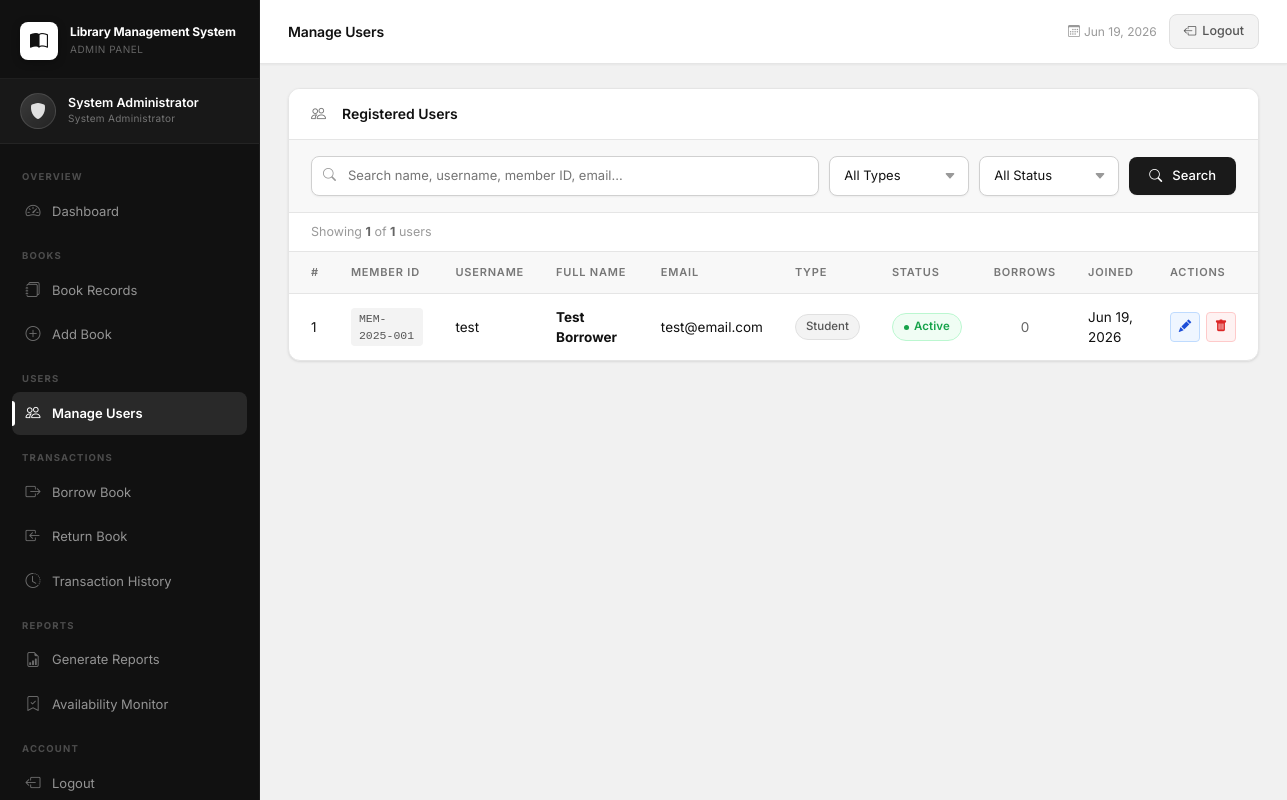
/library_management/users/list.php (signed in), run on the app's committed database.
### tables this page shows
CREATE TABLE IF NOT EXISTS users (
    id              INT AUTO_INCREMENT PRIMARY KEY,
    member_id       VARCHAR(30)  NOT NULL UNIQUE,
    username        VARCHAR(100) NOT NULL UNIQUE,
    password        VARCHAR(255) NOT NULL,
    full_name       VARCHAR(150) NOT NULL,
    email           VARCHAR(150),
    phone           VARCHAR(30),
    address         TEXT,
    membership_type ENUM('student','faculty','staff','public') DEFAULT 'student',
    status          ENUM('active','inactive','suspended') DEFAULT 'active',
    joined_date     DATE NOT NULL,
    created_at      TIMESTAMP DEFAULT CURRENT_TIMESTAMP,
    updated_at      TIMESTAMP DEFAULT CURRENT_TIMESTAMP ON UPDATE CURRENT_TIMESTAMP
);

### library_management/users/list.php (the view, shortened to what this page needs)
<?php
$pdo       = getDB();
$search  = trim($_GET['search'] ?? '');
$page    = max(1, intval($_GET['page'] ?? 1));
$perPage = 20;
$offset  = ($page - 1) * $perPage;
$where  = [];
$params = [];
$whereSQL   = $where ? 'WHERE '.implode(' AND ',$where) : '';
$countStmt  = $pdo->prepare("SELECT COUNT(*) FROM users u $whereSQL");
$countStmt->execute($params);
$total      = $countStmt->fetchColumn();
$stmt = $pdo->prepare("
    SELECT u.*,
        (SELECT COUNT(*) FROM transactions t WHERE t.user_id=u.id AND t.status='borrowed') AS active_borrows
    FROM users u $whereSQL
    ORDER BY u.created_at DESC
    LIMIT $perPage OFFSET $offset
");
$stmt->execute($params);
$users = $stmt->fetchAll();
require_once __DIR__ . '/../includes/header.php';
?>
<div class="section-card">
    <div class="section-header">
        <h3><i class="bi bi-people me-2"></i>Registered Users</h3>
    </div>
    <form method="GET" class="filter-bar">
        <div class="filter-row">
            <div class="search-wrap">
                <input type="text" name="search" class="filter-input search-input"
                       placeholder="Search name, username, member ID, email..."
                       value="<?= htmlspecialchars($search) ?>">
            </div>
            <select name="type" class="filter-input filter-select">
                <option value="">All Types</option>
            </select>
            <select name="status" class="filter-input filter-select">
                <option value="">All Status</option>
            </select>
            <button type="submit" class="btn-filter"><i class="bi bi-search me-1"></i>Search</button>
        </div>
    </form>
    <div class="table-info">Showing <strong><?= count($users) ?></strong> of <strong><?= $total ?></strong> users</div>
    <div class="table-responsive">
        <table class="data-table">
            <thead>
                <tr>
                    <th>#</th><th>Member ID</th><th>Username</th><th>Full Name</th>
                    <th>Email</th><th>Type</th><th>Status</th><th>Borrows</th><th>Joined</th><th>Actions</th>
                </tr>
            </thead>
            <tbody>
                <?php if (empty($users)): ?>
                <tr><td colspan="10" class="text-center text-muted py-5">No users found.</td></tr>
                <?php else: foreach ($users as $i => $u): ?>
                <tr>
                    <td><?= $offset+$i+1 ?></td>
                    <td><span class="isbn-code"><?= htmlspecialchars($u['member_id']) ?></span></td>
                    <td><?= htmlspecialchars($u['username']) ?></td>
                    <td><strong><?= htmlspecialchars($u['full_name']) ?></strong></td>
                    <td><?= htmlspecialchars($u['email'] ?? '—') ?></td>
                    <td><span class="type-badge"><?= ucfirst($u['membership_type']) ?></span></td>
                    <td>
                        <?php $sc=['active'=>'badge-available','inactive'=>'badge-borrowed','suspended'=>'badge-overdue']; ?>
                        <span class="badge-status <?= $sc[$u['status']]??'' ?>"><?= ucfirst($u['status']) ?></span>
                    </td>
                    <td class="text-center">
                        <?php if ($u['active_borrows']>0): ?>
                        <span class="badge-status badge-borrowed"><?= $u['active_borrows'] ?></span>
                        <?php else: ?><span class="text-muted">0</span><?php endif; ?>
                    </td>
                    <td><?= date('M j, Y', strtotime($u['joined_date'])) ?></td>
                    <td>
                        <div class="action-btns">
                            <a href="<?= BASE_URL ?>/users/edit.php?id=<?= $u['id'] ?>" class="btn-action btn-edit" title="Edit"><i class="bi bi-pencil-fill"></i></a>
                            <a href="<?= BASE_URL ?>/users/delete.php?id=<?= $u['id'] ?>" class="btn-action btn-delete" title="Delete"
                               onclick="return confirm('Delete this user account? This cannot be undone.')"><i class="bi bi-trash-fill"></i></a>
                        </div>
                    </td>
                </tr>
                <?php endforeach; endif; ?>
            </tbody>
        </table>
    </div>
</div>
<?php require_once __DIR__ . '/../includes/footer.php'; ?>

### data on the page
users: i "1", member "MEM-2025-001", username "test", full_name "Test Borrower", email "test@email.com", membership_type "Student", status "Active", joined_date "Jun 19, 2026"

### other printed values
$_SESSION['admin_name'] "System Administrator"
$pageTitle "Manage Users"
count($users) "1"
$total "1"
